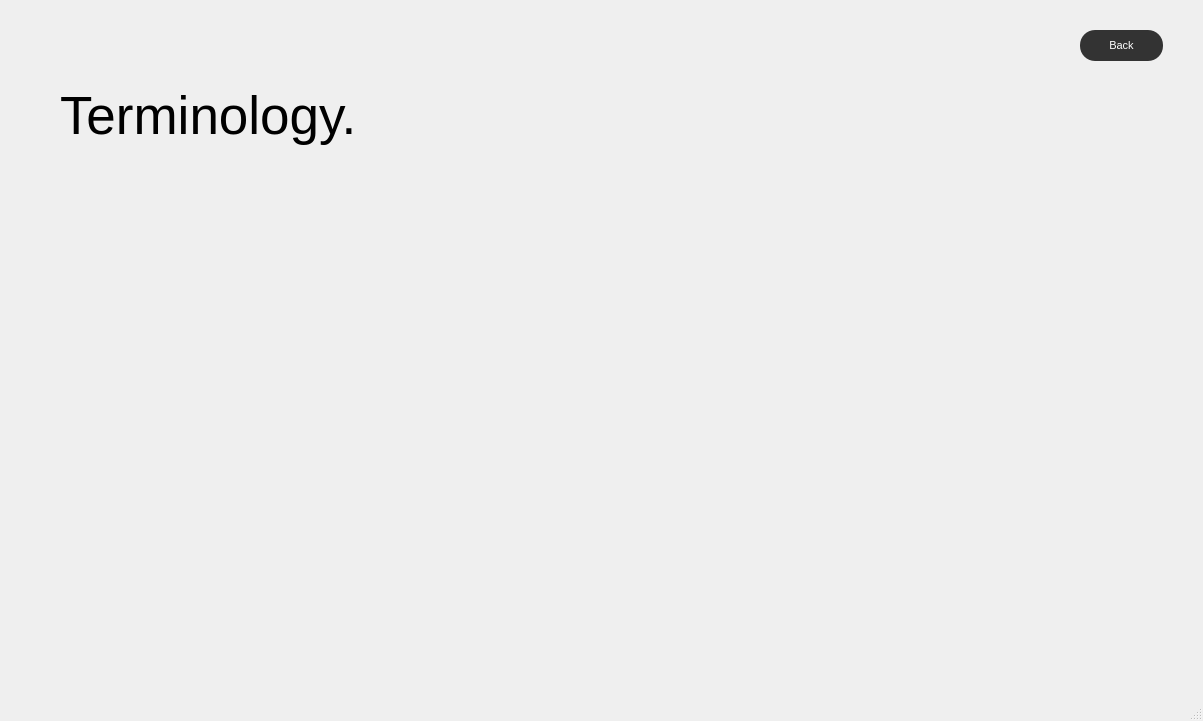
<?xml version="1.0" encoding="UTF-8"?>
<ui version="4.0">
 <class>Terminology</class>
 <widget class="QMainWindow" name="Terminology">
  <property name="geometry">
   <rect>
    <x>0</x>
    <y>0</y>
    <width>1203</width>
    <height>721</height>
   </rect>
  </property>
  <property name="windowTitle">
   <string>MainWindow</string>
  </property>
  <widget class="QWidget" name="centralwidget">
   <widget class="QLabel" name="titleLabel">
    <property name="geometry">
     <rect>
      <x>60</x>
      <y>70</y>
      <width>381</width>
      <height>91</height>
     </rect>
    </property>
    <property name="font">
     <font>
      <pointsize>40</pointsize>
     </font>
    </property>
    <property name="text">
     <string>Terminology.</string>
    </property>
   </widget>
   <widget class="QLabel" name="label">
    <property name="geometry">
     <rect>
      <x>100</x>
      <y>130</y>
      <width>971</width>
      <height>471</height>
     </rect>
    </property>
    <property name="font">
     <font>
      <pointsize>15</pointsize>
     </font>
    </property>
    <property name="text">
     <string/>
    </property>
   </widget>
   <widget class="QPushButton" name="backButton">
    <property name="geometry">
     <rect>
      <x>1080</x>
      <y>30</y>
      <width>83</width>
      <height>31</height>
     </rect>
    </property>
    <property name="font">
     <font>
      <pointsize>8</pointsize>
     </font>
    </property>
    <property name="styleSheet">
     <string notr="true">QPushButton {
background-color: #333333;
color: white;
border-radius: 15px;
padding: 10px 20px;
}

QPushButton:hover {
     background-color: #bababa;
color: black;
}</string>
    </property>
    <property name="text">
     <string>Back</string>
    </property>
   </widget>
  </widget>
  <widget class="QMenuBar" name="menubar">
   <property name="geometry">
    <rect>
     <x>0</x>
     <y>0</y>
     <width>1203</width>
     <height>25</height>
    </rect>
   </property>
  </widget>
  <widget class="QStatusBar" name="statusbar"/>
 </widget>
 <resources/>
 <connections/>
</ui>
